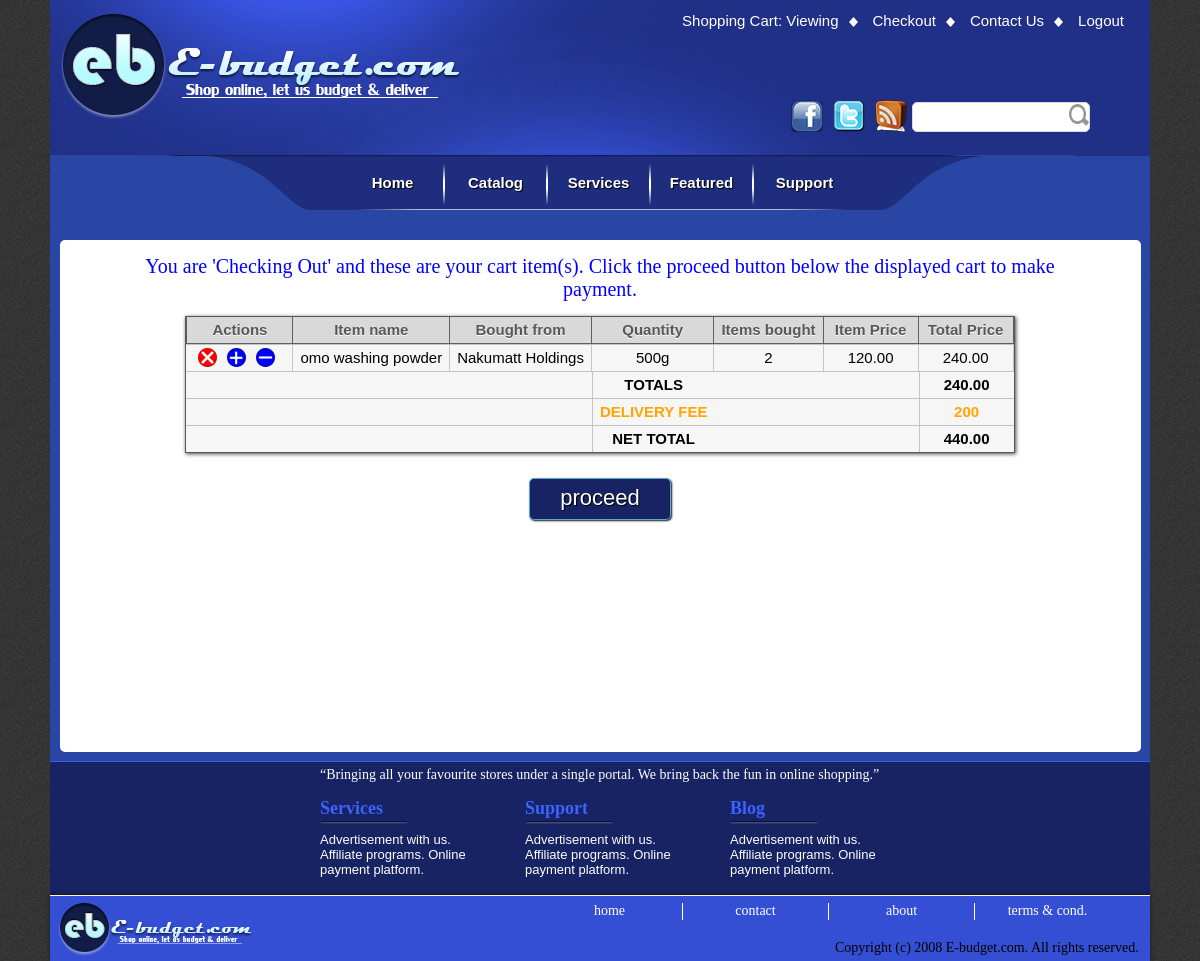
Screenshot of /task/checkout.php (signed in) with the database file from the repository.
### tables this page shows
CREATE TABLE `shopping_cart` (
  `id` varchar(15) NOT NULL,
  `product_id` bigint(20) NOT NULL,
  `store_id` int(5) NOT NULL,
  `quantity` int(3) NOT NULL,
  `customer_id` bigint(20) NOT NULL,
  `price_per_item` int(6) NOT NULL,
  `amount_payable` int(9) NOT NULL,
  `checked` varchar(6) NOT NULL,
  `addedon` datetime NOT NULL DEFAULT current_timestamp()
);

CREATE TABLE `products` (
  `id` bigint(20) UNSIGNED NOT NULL,
  `description` varchar(80) NOT NULL,
  `category_id` int(3) NOT NULL,
  `subcategory_id` int(4) NOT NULL,
  `quantity` varchar(40) DEFAULT NULL,
  `store_id` int(5) NOT NULL,
  `image` text NOT NULL
);

CREATE TABLE `stores` (
  `id` int(5) UNSIGNED NOT NULL,
  `name` varchar(40) NOT NULL,
  `logo` varchar(60) NOT NULL,
  `phone` varchar(16) NOT NULL,
  `email` varchar(50) NOT NULL,
  `password` varchar(60) NOT NULL
);

### sharedlibs/DBMS.class.php (called while the page is built, shortened)
<?php
class DBMS{
	private $db_handler;
	public function __construct(){
		$DB_USER = "root";
		$DB_NAME = "e-budget";
		$DB_PASS = "";
		$DB_SERVER = "127.0.0.1";
		$this->db_handler = mysqli_connect($DB_SERVER, $DB_USER, $DB_PASS, $DB_NAME);
	}
	public function do_query($str){
		$this->db_query = mysqli_query($this->db_handler,$str);
	}
}
?>

### task/ViewCart.php (the view, shortened to what this page needs)
<?php
include "../sharedlibs/DBMS.class.php";
$db = new DBMS();
$cid = $_SESSION["id"];
$html = "";
$db->do_query("SELECT shopping_cart.product_id, products.description, stores.name, products.quantity, shopping_cart.quantity, shopping_cart.price_per_item, shopping_cart.amount_payable FROM shopping_cart
INNER JOIN products ON shopping_cart.product_id = products.id
INNER JOIN stores ON shopping_cart.store_id = stores.id
WHERE shopping_cart.customer_id = ".$cid." AND shopping_cart.checked = 'no'");
if($num = mysqli_num_rows($db->db_query) > 0){
	$html .= '<div id="t-hold">
    <table cellpadding="0" cellspacing="0">
    	<tr style="background-color:#D9D9D9; color:#585858; text-shadow:0px 1px 0px #FFF;"><th style="border-left:1px solid #5F5F5F;">Actions</th><th>Item name</th><th>Bought from</th><th>Quantity</th><th>Items bought</th><th>Item Price</th><th>Total Price</th></tr>';
	while(list($id, $item, $store, $qty, $numitems, $price, $total) = mysqli_fetch_array($db->db_query)){
		$html .= '<tr><td><span class="action-delete" title="delete from cart" onclick="editCart('.$id.', 0)"></span><span class="action-add" title="add items" onclick="editCart('.$id.', 1)"></span><span class="action-minus" title="reduce items" onclick="editCart('.$id.', 2)"></span></td><td>'.$item.'</td><td>'.$store.'</td><td>'.$qty.'</td><td>'.$numitems.'</td><td>'.number_format($price, 2).'</td><td>'.number_format($total, 2).'</td></tr>';
	}
	$db->do_query("SELECT SUM(amount_payable) FROM shopping_cart WHERE shopping_cart.customer_id = ".$cid." AND shopping_cart.checked = 'no'");
	list($sum) = mysqli_fetch_array($db->db_query);
	$html .= '<tr class="last"><td></td><td></td><td></td><td style="border-left:1px solid #C3C3C3;">TOTALS</td><td></td><td></td><td style="border-left:1px solid #C3C3C3;">'.number_format($sum, 2).'</td></tr>
	<tr class="last"><td></td><td></td><td></td><td style="border-left:1px solid #C3C3C3; color:orange;">DELIVERY FEE</td><td></td><td></td><td style="border-left:1px solid #C3C3C3; color:orange;">200</td></tr>
	<tr class="last"><td></td><td></td><td></td><td style="border-left:1px solid #C3C3C3;">NET TOTAL</td><td></td><td></td><td style="border-left:1px solid #C3C3C3;">'.number_format($sum + 200, 2).'</td></tr>
    </table>
</div>';
	echo $html;
}
?>

### styles/common.css (style rules this page uses)
* { margin:0; }
body { background:url(../images/body_bg.jpg); background-repeat:repeat-x repeat-y; }

### styles/carttablestyle.css (style rules this page uses)
table { position:relative; top:25px; border:1px solid #585858; background-color:#F6F6F6; margin:0 auto; font: 14px/21px Arial, Helvetica, sans-serif; box-shadow:1px 1px 4px #454545; }
td { text-align:center; padding:2px 7px 3px 7px; border-top:1px solid #C3C3C3; border-right:1px solid #C3C3C3; min-width:80px; font-size:15px; }
th { text-align:center; padding:2px 7px 3px 7px; border-bottom:1px solid #5F5F5F; border-right:1px solid #5F5F5F; min-width:80px; font-size:15px; }
tr.last { font-weight:bold; }
tr.last td { border-top:1px solid #C3C3C3; border-right:none !important; }
tr { transition:all ease-in 300ms; }
span.action-delete { position:relative; display:block; width:19px; height:19px; background-image:url(../images/actions/actions-delete.png); background-repeat:no-repeat; background-position:0px 0px; cursor:pointer; margin-right:10px; margin-left:5px; float:left; }
span.action-add { position:relative; display:block; width:19px; height:19px; background-image:url(../images/actions/actions-add.png); background-repeat:no-repeat; background-position:0px 0px; cursor:pointer; margin-right:10px; float:left; }
span.action-minus { position:relative; display:block; width:19px; height:19px; background-image:url(../images/actions/actions-minus.png); background-repeat:no-repeat; background-position:0px 0px; cursor:pointer; margin-right:10px; float:left; }

### rows the page displays
shopping_cart: product.description "omo washing powder", store.name "Nakumatt Holdings", product.quantity "500g", quantity "2", price_per_item "120.00", amount_payable "240.00"

### other values shown
$sum "240.00"
$sum + 200 "440.00"
